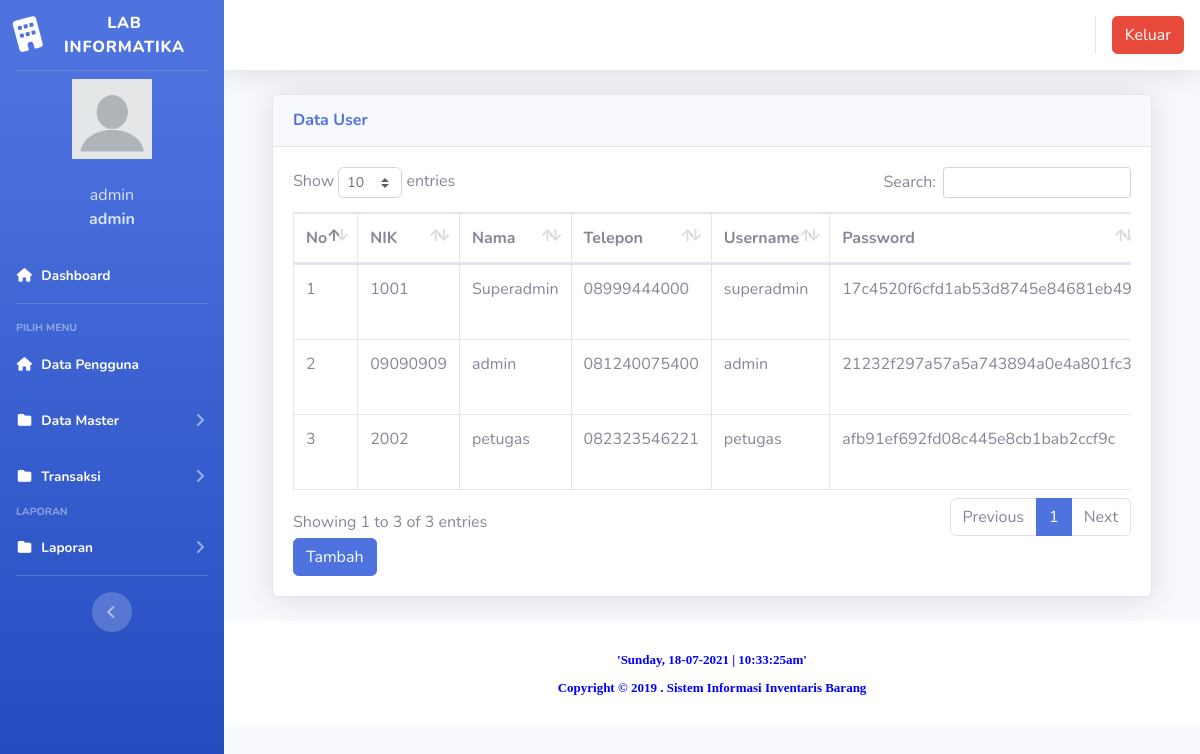
The app's page /index.php?page=pengguna (signed in) with its own data.
### tables this page shows
CREATE TABLE `users` (
  `id` int(11) NOT NULL,
  `nik` varchar(10) NOT NULL,
  `nama` varchar(100) NOT NULL,
  `alamat` varchar(200) NOT NULL,
  `telepon` varchar(100) NOT NULL,
  `username` varchar(100) NOT NULL,
  `password` varchar(100) NOT NULL,
  `level` varchar(25) NOT NULL DEFAULT 'member',
  `foto` varchar(25) NOT NULL
);

### page/pengguna/pengguna2.php (the view, shortened to what this page needs)
<div class="container-fluid">
  <div class="card shadow mb-4">
    <div class="card-header py-3">
      <h6 class="m-0 font-weight-bold text-primary">Data User</h6>
    </div>
    <div class="card-body">
      <div class="table-responsive">
        <table class="table table-bordered" id="dataTable" width="100%" cellspacing="0">
        <thead>
                                <tr>
			<th>No</th>
			<th>NIK</th>
			<th>Nama</th>
			<th>Telepon</th>
			<th>Username</th>
                                    <th>Password</th>
                                </tr>
		</thead>
          <tbody>
            <?php
	$no = 1;
	$sql = $koneksi->query("select * from users");
	while ($data = $sql->fetch_assoc()) {
	?>
                                <tr>
                                    <td><?php echo $no++; ?></td>
			<td><?php echo $data['nik'] ?></td>
			<td><?php echo $data['nama'] ?></td>
			<td><?php echo $data['telepon'] ?></td>
                                    <td><?php echo $data['username'] ?></td>
			<td><?php echo $data['password'] ?></td>
                                </tr>
	<?php }?>
		   </tbody>
                        </table>
<a href="?page=pengguna&aksi=tambahpengguna2" class="btn btn-primary" >Tambah</a>
      </div>
    </div>
  </div>
</div>

### index.php (shortened to what this page needs)
<?php
	$koneksi = new mysqli("localhost","root","","inventori");
	?>
<!DOCTYPE html>
<html lang="en">
<head>
  <link href="vendor/fontawesome-free/css/all.min.css" rel="stylesheet" type="text/css">
  <link href="css/sb-admin-2.min.css" rel="stylesheet">
  <link href="vendor/datatables/dataTables.bootstrap4.min.css" rel="stylesheet">
</head>
<body id="page-top">
  <div id="wrapper">
    <ul class="navbar-nav bg-gradient-primary sidebar sidebar-dark accordion" id="accordionSidebar">
      <a class="sidebar-brand d-flex align-items-center justify-content-center" href="index.php">
        <div class="sidebar-brand-icon rotate-n-15">
          <i class="fas fa-building"></i>
        </div>
        <div class="sidebar-brand-text mx-2">LAB INFORMATIKA</div>
      </a>
      <hr class="sidebar-divider my-0">
 <?php
   if ($_SESSION['admin']) {
	   $user = $_SESSION['admin'];
   }
   $sql =$koneksi->query("select * from users where id='$user'");
   $data = $sql->fetch_assoc();
   ?>
    <li class="d-flex align-items-center justify-content-center">
        <a class="nav-link">
		 <img src="img/<?php echo $data['foto']?>" class="img-circle" width="80" alt="User"/></a>
	  </li>
		 <li class="nav-item ">
        <a class="nav-link">
         	<div class="d-flex align-items-center justify-content-center" class="name">  <?php echo  $data['nama'];?></div></font>
			<div class="d-flex align-items-center justify-content-center" class="email"><strong> <?php echo $data['level'];?></strong></div>
		 </a>
      </li>
      <li class="nav-item active">
        <a class="nav-link" href="?page=home">
          <i class="fas fa-fw fa-home"></i>
          <span>Dashboard</span></a>
      </li>
      <hr class="sidebar-divider">
      <div class="sidebar-heading">
        Pilih Menu
      </div>
	    <li class="nav-item active">
        <a class="nav-link" href="?page=pengguna">
          <i class="fas fa-fw fa-home"></i>
          <span>Data Pengguna</span></a>
      </li>
	   <li class="nav-item active">
        <a class="nav-link collapsed" href="#" data-toggle="collapse" data-target="#collapseData" aria-expanded="true" aria-controls="collapseData">
          <i class="fas fa-fw fa-folder"></i>
          <span>Data Master</span>
        </a>
      </li>
	    <li class="nav-item active">
        <a class="nav-link collapsed" href="#" data-toggle="collapse" data-target="#collapsePages" aria-expanded="true" aria-controls="collapsePages">
          <i class="fas fa-fw fa-folder"></i>
          <span>Transaksi</span>
        </a>
      </li>
      <div class="sidebar-heading">
        Laporan
      </div>
	     <li class="nav-item active">
        <a class="nav-link collapsed" href="#" data-toggle="collapse" data-target="#collapseLaporan" aria-expanded="true" aria-controls="collapseLaporan">
          <i class="fas fa-fw fa-folder"></i>
          <span>Laporan</span>
        </a>
      </li>
      <hr class="sidebar-divider d-none d-md-block">
      <div class="text-center d-none d-md-inline">
        <button class="rounded-circle border-0" id="sidebarToggle"></button>
      </div>
    </ul>
    <div id="content-wrapper" class="d-flex flex-column">
      <div id="content">
        <nav class="navbar navbar-expand navbar-light bg-white topbar mb-4 static-top shadow">
          <ul class="navbar-nav ml-auto">
            <li class="nav-item dropdown no-arrow">
			 <div class="top-menu">
        <ul class="nav pull-right top-menu">
		      <li><a onclick="return confirm('Apakah anda yakin akan logout?')" class="btn btn-danger" class="logout" href="logout.php">Keluar</a></li>
        </ul>
      </div>
            </li>
          </ul>
        </nav>
        <div class="container-fluid">
		 <section class="content">
		      <?php
			   $page = $_GET['page'];
			   $aksi = $_GET['aksi'];
			   	if ($page == "pengguna") {
				   if ($aksi == "") {
					   include "page/pengguna/pengguna2.php";
				   }
			   }
			   ?>
    </section>
</div>
      <footer class="sticky-footer bg-white">
        <div class="container my-auto">
          <div class="copyright text-center my-auto">
        <?php
        echo("<font face=verdana size=2 color=blue><b>");
        echo date("<b>'l, d-m-Y | g:i:sa'</b>" );
        ?><br><br>
            <span>Copyright &copy; 2019 . Sistem Informasi Inventaris Barang</span>
          </div>
        </div>
      </footer>
    </div>
  </div>
  </div>
</body>
</html>

### records on screen
users: foto (picture), nama "admin", level "admin", nik "09090909", telepon "081240075400", username "admin", password "21232f297a57a5a743894a0e4a801fc3"
users: nik "1001", nama "Superadmin", telepon "08999444000", username "superadmin", password "17c4520f6cfd1ab53d8745e84681eb49"
users: nik "2002", nama "petugas", telepon "082323546221", username "petugas", password "afb91ef692fd08c445e8cb1bab2ccf9c"
